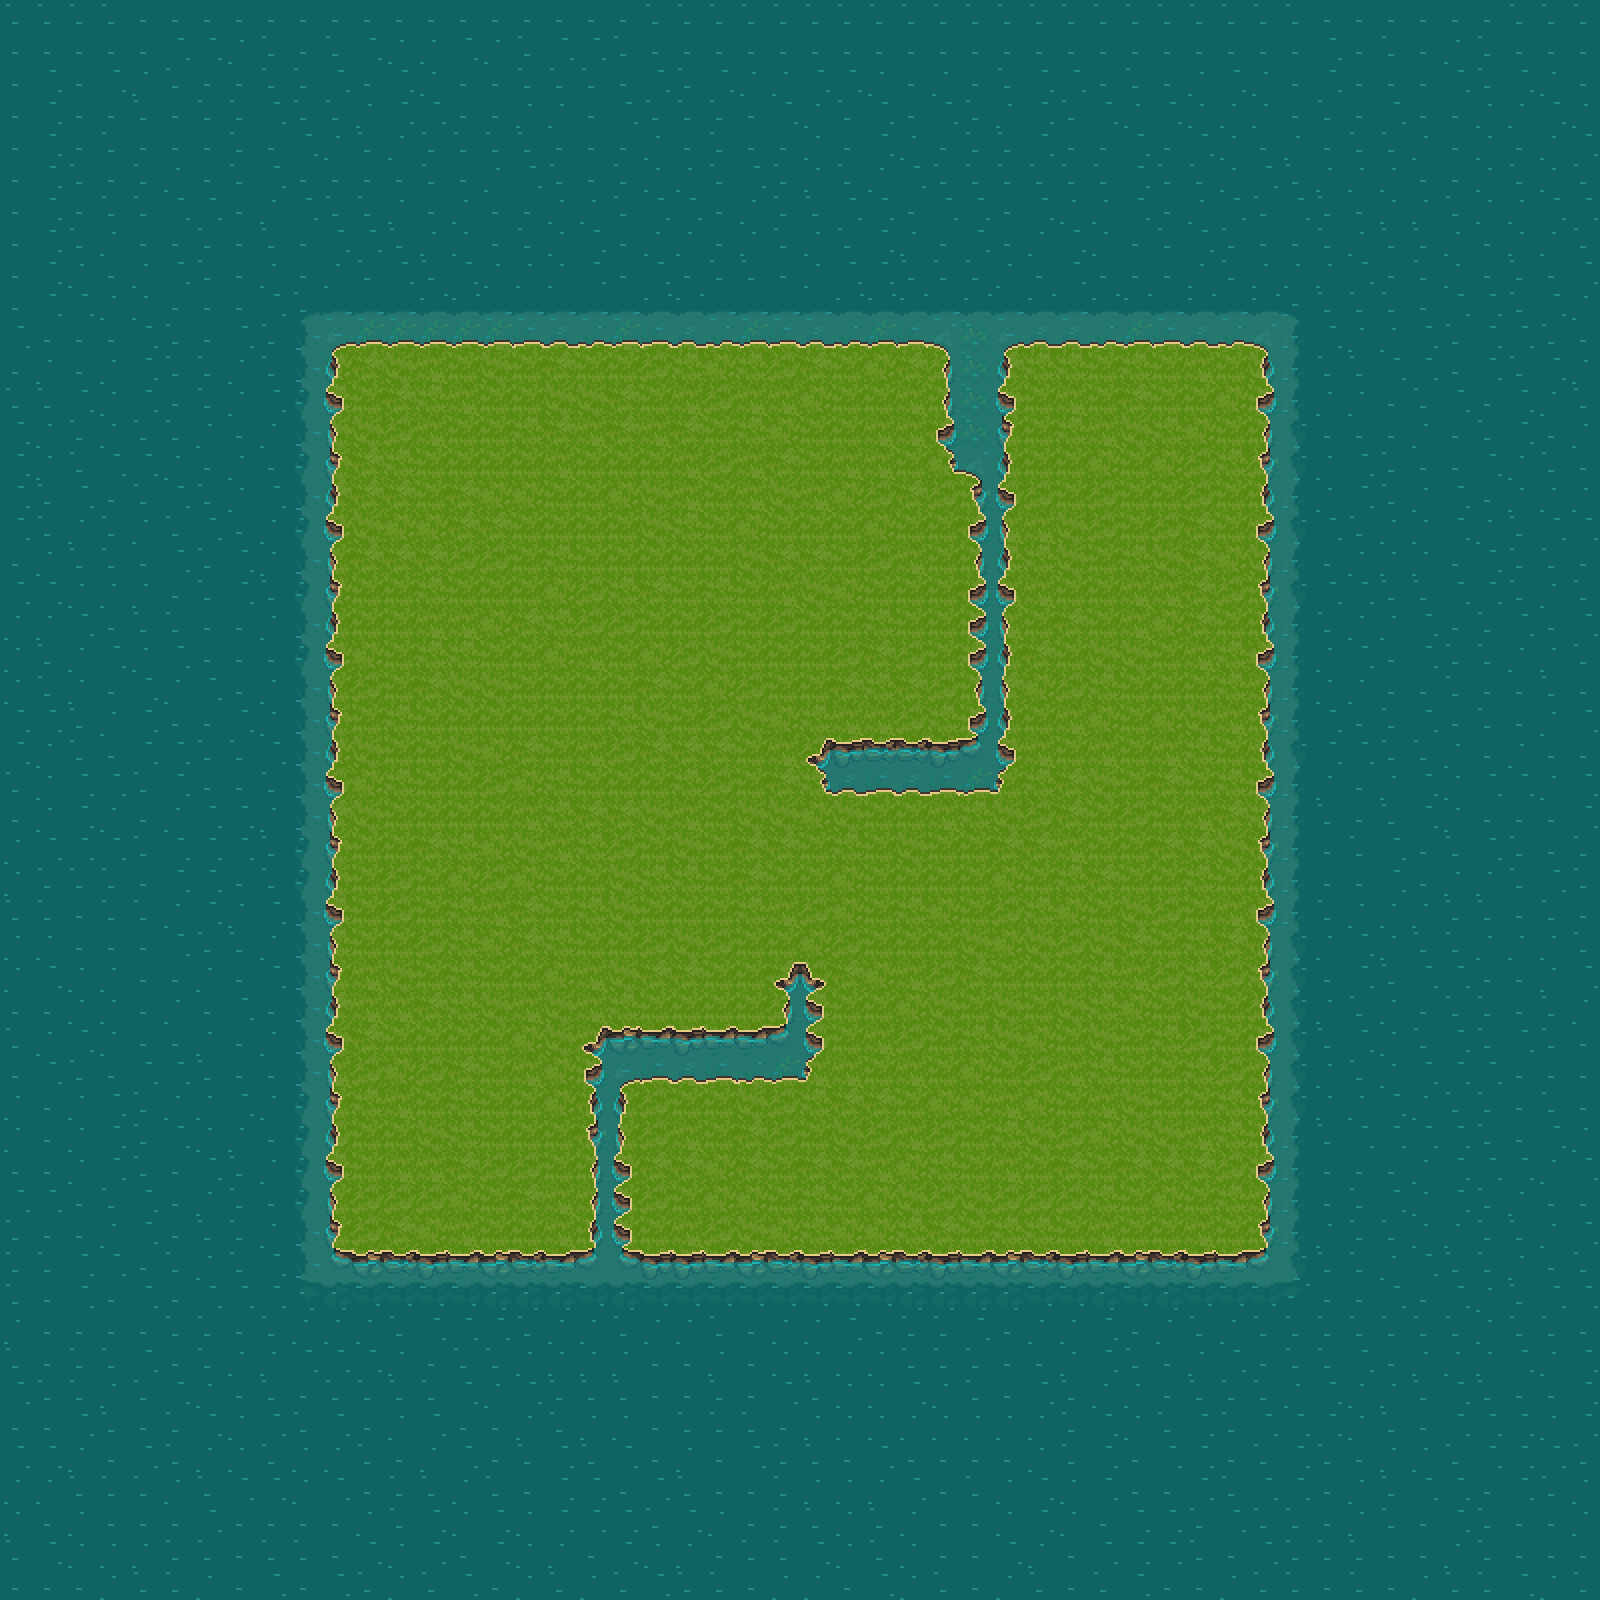

Rendered tile map (Tiled .tmx) drawn with the repository's tilesets; below, a short description and the map source with its tile grids summarised:
An orthogonal 50x50 tile map with 32x32 px tiles, 3 tile layers (unused, ground, restrict).

<map version="1.10" tiledversion="1.10.1" orientation="orthogonal" renderorder="right-down" width="50" height="50" tilewidth="32" tileheight="32" infinite="0" nextlayerid="4" nextobjectid="1">
 <editorsettings>
  <export target="../../../maenv/dusty_island/maps/default_map.tmx" format="tmx" />
 </editorsettings>
 <tileset firstgid="1" source="CL_MainLev_32.tsx" />
 <layer id="1" name="unused" width="50" height="50">
  <data>[2500 cells, 1600 non-empty, 16 distinct tile ids]</data>
 </layer>
 <layer id="3" name="ground" width="50" height="50">
  <data>[2500 cells, 900 non-empty, 9 distinct tile ids]</data>
 </layer>
 <layer id="2" name="restrict" width="50" height="50">
  <data>[2500 cells, 188 non-empty, 26 distinct tile ids]</data>
 </layer>
</map>
